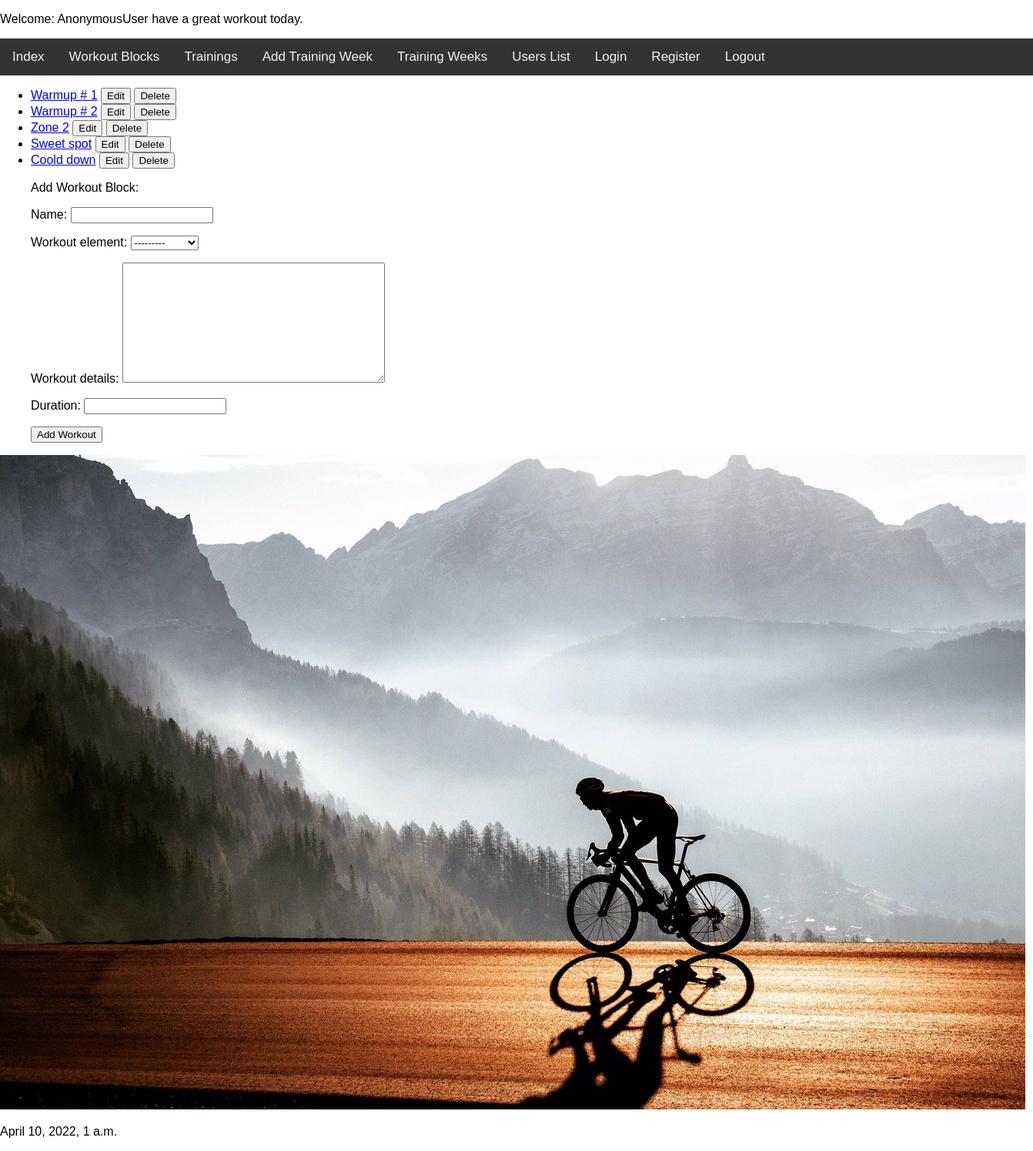
Before: /trainingz_app/list_workout_blocks/ with the older database file.
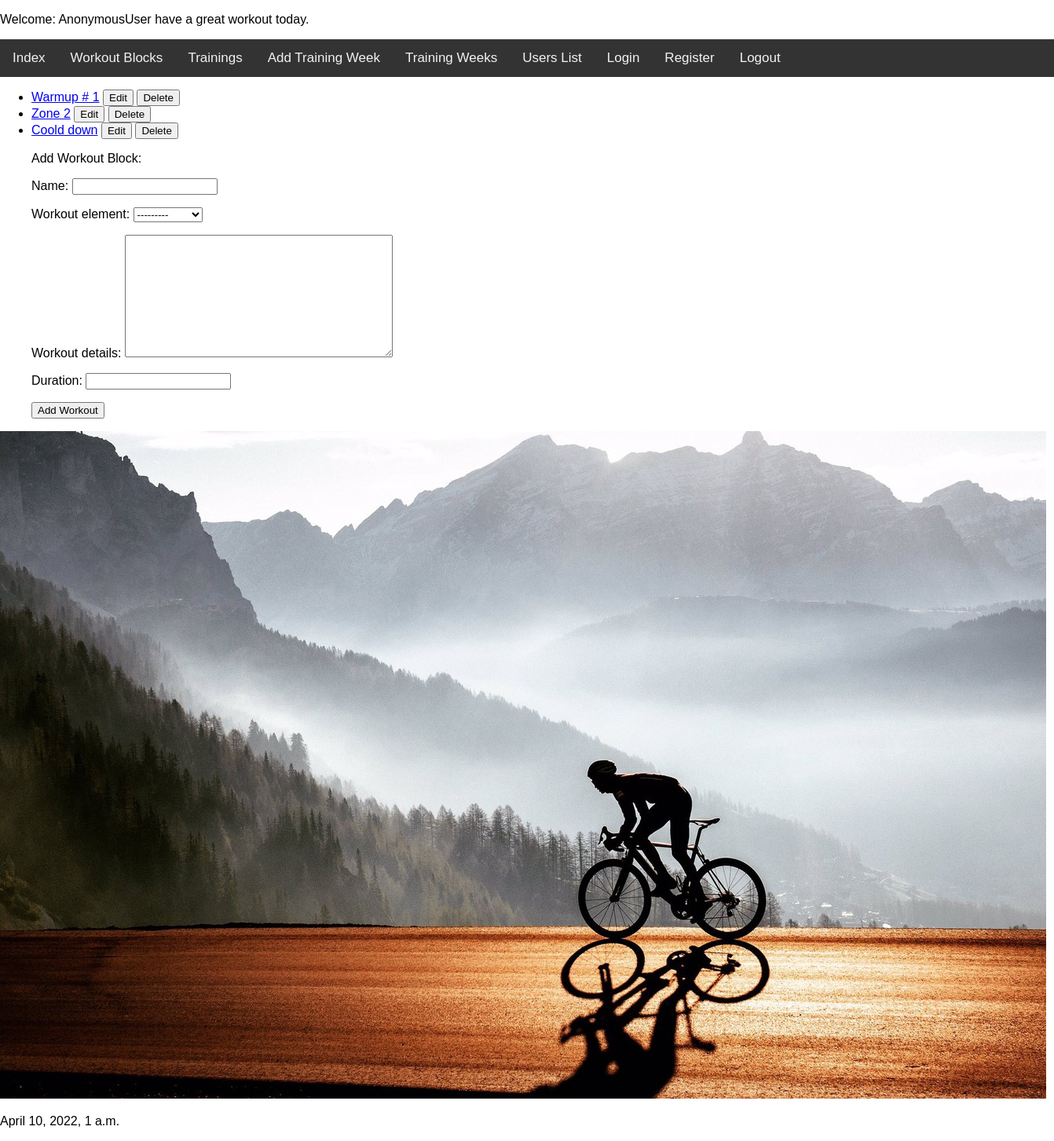
After: the same page with the newer database file.
### trainingz_app/models.py (models this page shows)
class WorkoutBlock(models.Model):
    name = models.CharField(max_length=50)
    workout_element = models.CharField(max_length=30, choices=WORKOUT_ELEMENTS)
    workout_details = models.TextField()
    duration = models.SmallIntegerField()
    def __str__(self):
        return self.name
    def get_absolute_url(self):
        return reverse("detail_workout_block", args=(self.id,))
    def get_update_url(self):
        return reverse("update_workout_block", kwargs={"id": self.id})
    def get_delete_url(self):
        return reverse("delete_workout_block", kwargs={"id": self.id})

### trainingz_app/views.py (the view, shortened to what this page needs)
class ShowWorkoutBlocksView(View):
    def get(self, request):
        form = AddWorkoutBlockForm()
        return render(request, "list_workout_blocks.html", {"object_list": WorkoutBlock.objects.all(), 'form': form})

### trainingz_app/forms.py
class AddWorkoutBlockForm(forms.ModelForm):
    class Meta:
        model = WorkoutBlock
        fields = "__all__"

### trainingz_app/context_processor.py (called while the page is built)
def get_date(request):
    return {"date": datetime.now()}

### trainingz_app/templates/list_workout_blocks.html (shortened to what this page needs)
{% extends 'base.html' %}
{% block trainingz %}
<ul>
    {% for item in object_list %}
        <li>
            <a href="{{ item.get_absolute_url }}">{{ item }}</a>
            <a href="{{ item.get_update_url }}"><button>Edit</button></a>
            <a href="{{ item.get_delete_url }}"><button>Delete</button></a>
        </li>
    {% endfor %}
 <form method="POST">
     <p>Add Workout Block:</p>
        {{ form.as_p }}
        <input type="submit" value="Add Workout">
</ul>
{% endblock %}

### trainingz_app/templates/base.html (shortened to what this page needs)
<!DOCTYPE html>
{% load static %}
<html lang="en">
<head>
    <link rel="stylesheet" type="text/css" href="{% static 'css/base.css' %}">
</head>
<body>
<p>Welcome: {{ user }} have a great workout today.</p>
</body>
</html>
<div class="topnav">
    <a href="{% url 'index' %}">Index</a>
    <a href="{% url 'list_workout_blocks' %}">Workout Blocks</a>
    <a href="{% url 'list_trainings' %}">Trainings</a>
    <a href="{% url 'add_training_week' %}">Add Training Week</a>
    <a href="{% url 'list_training_weeks' %}">Training Weeks</a>
    <a href="{% url 'users_list' %}">Users List</a>
    <a href="{% url 'login' %}">Login</a>
    <a href="{% url 'register' %}">Register</a>
    <a href="{% url 'logout' %}">Logout</a>
</div>
{% block trainingz %}
{% endblock %}
<p> <img src="{% static 'cycling.jpeg' %}"> </p>
<p>{{ date }}</p>

### trainingz_app/static/css/base.css (style rules this page uses)
body { margin: 0; font-family: Arial, Helvetica, sans-serif; }
.topnav { overflow: hidden; background-color: #333; }
.topnav a { float: left; color: #f2f2f2; text-align: center; padding: 14px 16px; text-decoration: none; font-size: 17px; }

Changed rows visible on the page:
removed WorkoutBlock: name "Warmup # 2"
removed WorkoutBlock: name "Sweet spot"
